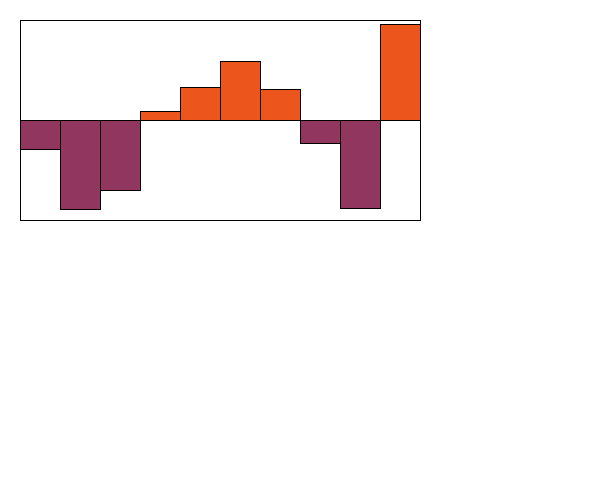
Frame 1 (no input)
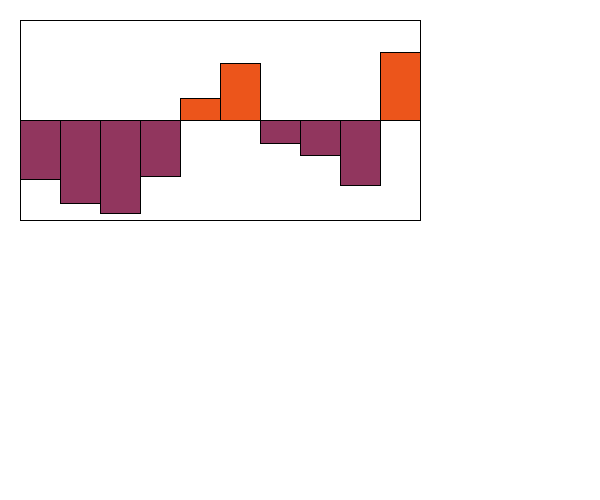
Frame 60 (the mouse pressed at the canvas centre just before this capture)
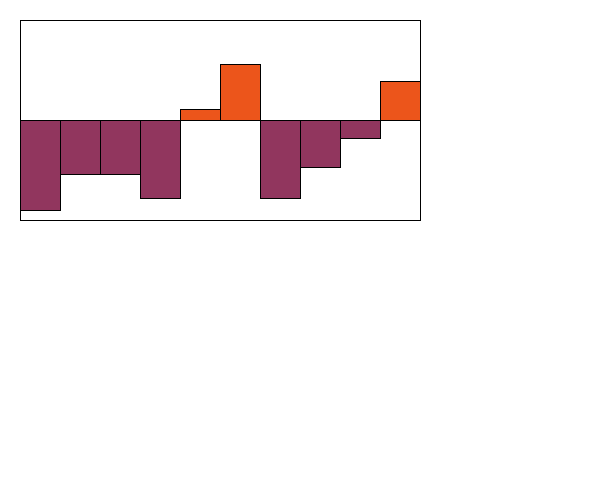
Frame 120 (the mouse held since frame 60 and released just before this capture)

The Processing sketch that drew these frames (run headless with seeded random() and noise(); from frame 60 on, the mouse is pressed at the canvas centre):

// Processing sketch: Section1
// ── Section1.pde
int MAX_VALUE = 100;
int MIN_VALUE = -100;
Visualizer v;

/*You are simulating a visualizer of multiple values
 You need to create a display method first. 
 Then you can make a method that changes the values each time the update is called. 
 */
class Visualizer {
  float x, y;
  float [] values;
  float [] speeds;
  Visualizer(float x, float y) {
    this.x = x;
    this.y = y;
    values = new float[10];
    speeds = new float[10];
    for (int i = 0; i < values.length; i++) {
      values[i] = random(-99, 99);
      speeds[i] = random(2);
    }
  }

  void display() {
    //draw the bars equally spaced inside this box. 
    //You can assume 10, but it would be even better 
    //if you could modify it to be larger increments.
    fill(255);
    rect(x, y, 400, 200);
    //This is a 200x400 box.
    //The width of the visualizer is 400! This rect is the border

    //the line is the 0 y-value, the top is 100, the bottom is -100
    line(x, y+100, x+400, y+100);

    //You need to use a loop. You need to make the HEIGHT of the bars 
    //the values in the array.
    //Negative values are red, and go below the line.
    //Positive values are green and go above the line.

    //???WRITE THIS METHOD FIRST!!!
    //THESE ARE WRONG: They just illustrate how they could look
    int spacing = 0;
    for (int i = 0; i < values.length; i++){
      if (values[i] >= 0){
        fill(145,54,94);
      }
      else{
        fill(236,85,27);
      }
      rect(x+spacing,y+100,40,values[i]);
      spacing += 40;
    }
    
    //fill(255, 0, 0);
    //rect(x+40, y+100, 60, 50);
    //fill(0, 255, 0);
    //rect(x+120, y+50, 60, 50);


    //Width of the visualizer is 400!

  
  }
  void update() {
    //???WRITE THIS METHOD SECOND!!!
    for (int i = 0; i < values.length; i++) {
      values[i] += speeds[i]; //the speed updates the values. Do not touch this.
      //??? keep them values between max/min value so they stay in the box.
    if (values[i] >= 100) {
      speeds[i] *= -1;
    }
    if (values[i] <= -100) {
      speeds[i] *= -1;
    }
      //??? reverse the speeds so the bar oscillates up/down when it reaches max/min

      
    }
  }
}

void setup() {
  size(600, 500);
  v = new Visualizer(20, 20);
}
void draw() {
  background(255);
  v.display();
  v.update();
}
